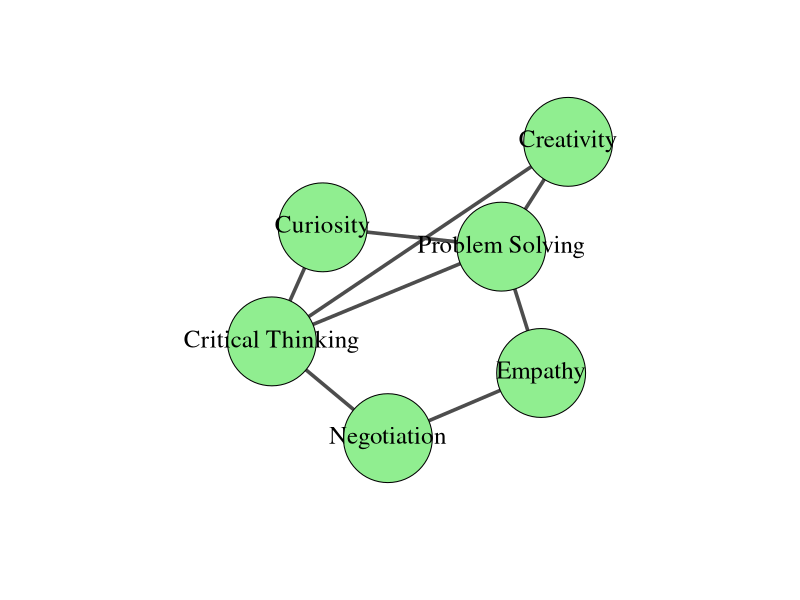
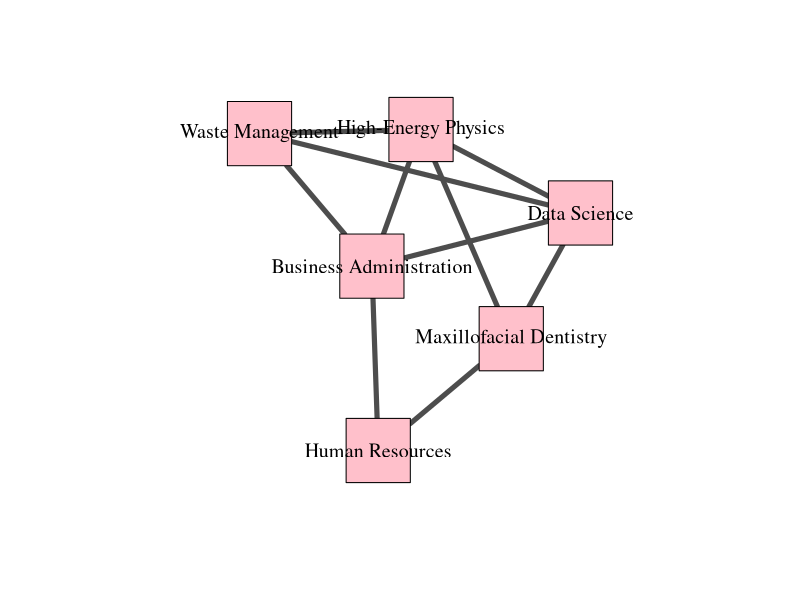

These charts were generated, in order, by the following R code:
library(readr)
Data_Figure2 <- read_csv("Data_Figure2.csv")

library(igraph)
# Figure Panel A
Network <- Data_Figure2

bn2 <- graph.data.frame(Network,directed=FALSE)
bipartite.mapping(bn2)
V(bn2)$type <- bipartite_mapping(bn2)$type
V(bn2)$color <- ifelse(V(bn2)$type, "green", "red")
V(bn2)$shape <- ifelse(V(bn2)$type, "square", "circle")
V(bn2)$label.cex <- ifelse(V(bn2)$type, 0.5, 1)
V(bn2)$size <- sqrt(igraph::degree(bn2))
E(bn2)$color <- "lightgrey"

bn2.pr <- bipartite.projection(bn2)
Programs <- bn2.pr$proj2
Skills <- bn2.pr$proj1
class(Skills)
#matw1 <- as.matrix(get.adjacency(Skills))

# Plot the network with node colors based on centrality
plot(Skills, vertex.label.color = "black", 
     vertex.label.cex = 1.5, 
     vertex.color = "lightgreen", 
     vertex.size = 60, 
     edge.width = 3.5, 
     edge.color = "gray30", 
     layout = layout_components, main = "")

plot(Programs, vertex.label.color = "black", 
     vertex.label.cex = 1.2, 
     vertex.color = "pink", 
     vertex.size = 40, 
     edge.width = 5, 
     edge.color = "gray30", 
     layout = layout_components, 
     main = "")
